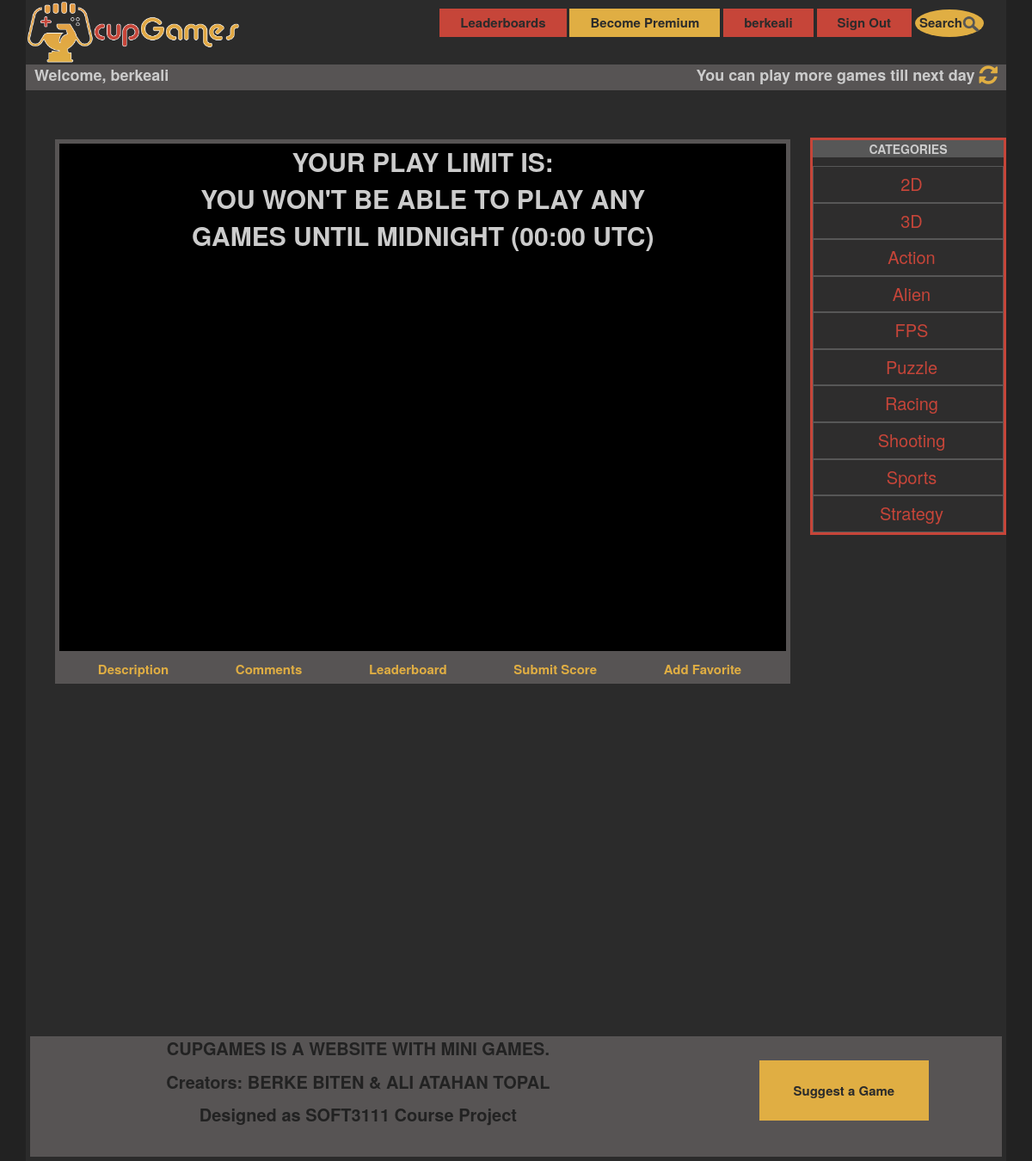
The page /game/2048/ (signed in) on the database its author committed.
### cupApp/models.py (models this page shows, shortened)
class Category(models.Model):
    category_name = models.CharField(max_length=25, primary_key=True)
    play_count = models.BigIntegerField()
    thumbnail = models.CharField(max_length=1500)

### cupApp/views.py (the view)
# urls.py: path('game/<str:pk>/', views.gamepage, name='gamepage'),
def gamepage(request, pk):
    game = get_object_or_404(Game, pk=pk)
    categorys = Category.objects.filter(category_name__contains="").order_by('category_name')
    scores = Score.objects.filter(score__gte=0).order_by('-score')
    playdisplay = 'block'
    gamedisplay = 'none'
    if request.session['success']:
        favorites = Favorite.objects.filter(game_name=game.game_name, username=request.session['username'])
        if favorites:
            favorites = Favorite.objects.filter(game_name=game.game_name, username=request.session['username'])
        else:
            favorites = "no"
    else:
        favorites = ""
    comments = Comment.objects.all()
    if request.method == 'POST':
        if 'Comment' in request.POST:
            account = Account.objects.get(username=request.session['username'])
            comment_box = request.POST.get('comment_box')
            if comment_box:
                comment = Comment.objects.create(text=comment_box, game_name=game,
                                                 username=account)
                return redirect('gamepage', pk=game.game_name)
            else:
                return redirect('gamepage', pk=game.game_name)
        elif 'Play' in request.POST:
            gamedisplay = 'block'
            playdisplay = 'none'
            game = get_object_or_404(Game, pk=pk)
            account = get_object_or_404(Account, pk=request.session['username'])
            account.playLimit -= 1
            request.session['playLimit'] -= 1
            account.save()
            return render(request, 'cupApp/gamepage.html', {'game': game, 'categorys': categorys, 'comments': comments,
                                                            'scores': scores, 'favorites': favorites,
                                                            'gamedisplay': gamedisplay, 'playdisplay': playdisplay})
        elif 'submit_score' in request.POST:
            game = get_object_or_404(Game, pk=pk)
            user = get_object_or_404(Account, pk=request.session['username'])
            score = request.POST.get('score_input')
            proof = request.POST.get('proof_link')
            ScoreSubmission.objects.create(user=user, game=game, score=score, proof=proof)
            return render(request, 'cupApp/gamepage.html', {'game': game, 'categorys': categorys, 'comments': comments,
                                                            'scores': scores, 'favorites': favorites,
                                                            'gamedisplay': gamedisplay, 'playdisplay': playdisplay})
        else:
            return redirect('gamepage', pk=game.game_name)
    else:
        return render(request, 'cupApp/gamepage.html', {'game': game, 'categorys': categorys, 'comments': comments,
                                                        'scores': scores, 'favorites': favorites,
                                                        'gamedisplay': gamedisplay, 'playdisplay': playdisplay})

### cupApp/models.py (called while the page is built)
    def __str__(self):
        return self.username

### cupApp/templates/cupApp/gamepage.html (shortened to what this page needs)
{% extends 'cupApp/base.html' %}
{% block content %}
    <div class="upper">
        <div class="suggestionView">
            <div class="gamewindow">
                {% if request.session.success %}
                    {% if request.session.playLimit > 0 %}
                        <div class="playCheck" id="playCh" style="display:{{ playdisplay }};">
                            <div class="formclass">
                                <form method="post">
                                    {% csrf_token %}
                                    <button type="submit" name="Play">PLAY <i class="fa fa-play" aria-hidden="true"></i>
                                    </button>
                                </form>
                            </div>
                        </div>
                    {% else %}
                        <div class="buttons">
                            <p1>YOUR PLAY LIMIT IS: {{ request.session.playLimit }}</p1>
                            <br>
                            <p1>YOU WON'T BE ABLE TO PLAY ANY GAMES UNTIL MIDNIGHT (00:00 UTC)</p1>
                        </div>
                    {% endif %}
                {% endif %}
            </div>
        </div>
        <div class="categoryBar">
            <p><b>CATEGORIES</b></p>
            {% for category in categorys %}
                <a href="{% url 'categorypage' pk=category.category_name %}">{{ category.category_name }}</a>
            {% endfor %}
        </div>
    </div>
    <div class="tab">
        <button class="tablinks" onclick="tab(event, 'Weekly')" id="defaultOpen">Description</button>
        <button class="tablinks" onclick="tab(event, 'Monthly')">Comments</button>
        <button class="tablinks" onclick="tab(event, 'General')">Leaderboard</button>
        {% if request.session.username %}
            <button class="tablinks" onclick="tab(event, 'Score')">Submit Score</button>
            {% if favorites == "no" %}
                <a href="{% url 'addFavorite' pk=game.game_name %}">
                    <button>Add Favorite</button>
                </a>
            {% endif %}
        {% endif %}
    </div>
{% endblock %}

### cupApp/static/css/style.css (style rules this page uses)
html { height: 100%; }
body { height: 100%; overflow-x: hidden; overflow-y: scroll; background-color: #222222; color: #cccccc; }
.suggestionView { margin-top: 5%; float: left; margin-left: 3%; width: 75%; height: 100%; border: 5px solid #575454; }
.gamewindow { width: 100%; height: 100%; background: black; }
.upper { width: 100%; height: 50%; }
.categoryBar { margin-top: 55px; width: 20%; float: right; background: #2E2D2D; border: 3px solid #C64539; }
.categoryBar p { font-size: 100%; text-align: center; background-color: #575757; }
.categoryBar a { padding: 6px 8px 6px 16px; text-decoration: none; font-size: 20px; text-align: center; color: #C64539; display: block; border: 1px solid #575757; }
.tab { margin-left: 3%; width: 75%; overflow: hidden; background-color: #575454; }
.tab button { margin-left: 3%; font-weight: bold; background: #575454; cursor: pointer; color: #E0AE43; font-size: 15px; padding: 6px 24px; text-decoration: none; border: none; }
.buttons { width: 70%; margin-left: auto; margin-right: auto; height: 100%; text-align: center; }
.buttons p1 { font-size: 30px; font-weight: bold; }

### rows shown on the page
Category: category_name "2D"
Category: category_name "3D"
Category: category_name "Action"
Category: category_name "Alien"
Category: category_name "FPS"
Category: category_name "Puzzle"
Category: category_name "Racing"
Category: category_name "Shooting"
Category: category_name "Sports"
Category: category_name "Strategy"

### other values the page prints
{{ request.session.username }} "berkeali"
